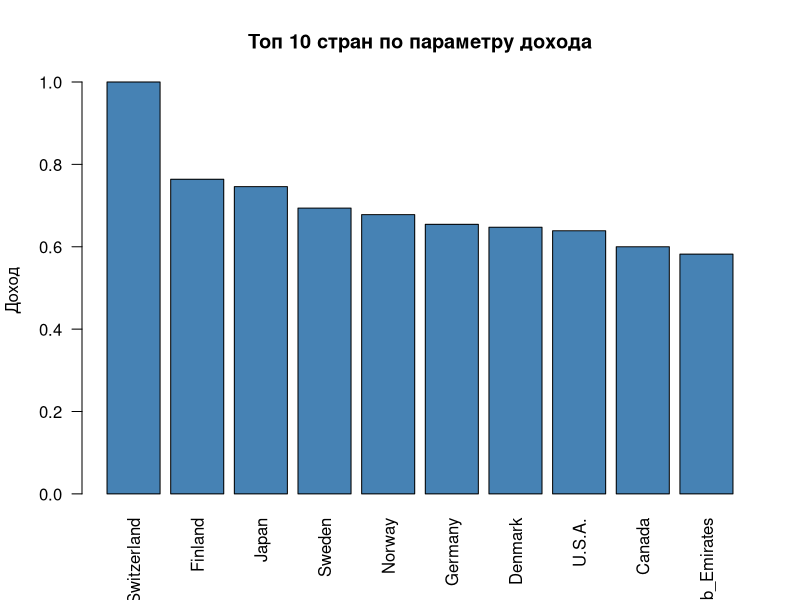
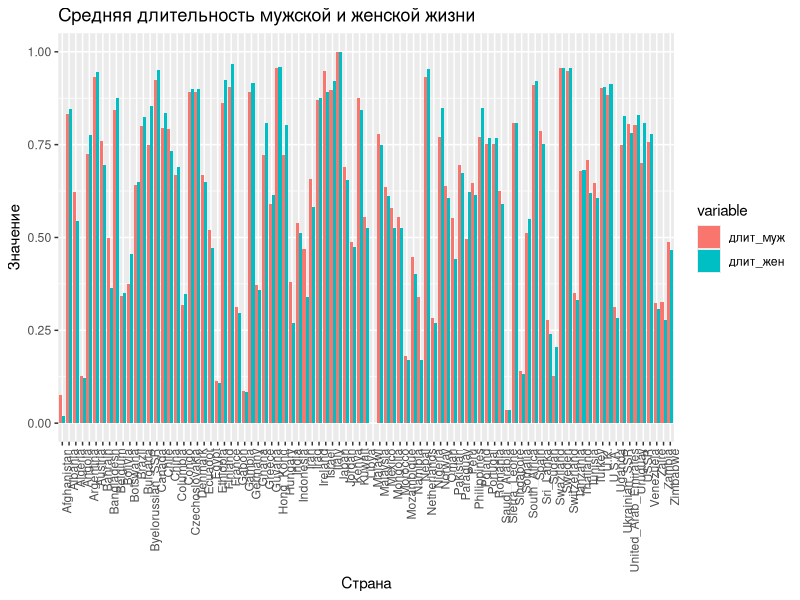

The R source for these figures, in order:
# Импортируем данные из CSV файла
data <- read.csv("zzz.csv", header = TRUE)

# Смотрим на первые несколько строк
head(data)

# Получаем общее описание данных
summar <- summary(data)
print(summar)

# Выводим размер датафрейма
dim(data)

# Находим уникальные значения для каждого столбца
sapply(data, function(x) length(unique(x)))

# Проверяем наличие пропущенных значений
sum(is.na(data))

# Получаем основные статистики для числовых столбцов
summary(data[, sapply(data, is.numeric)])

# Сортируем данные по убыванию значения
data <- data[order(-data$доход), ]

# Выбираем топ 10 стран
top_10 <- head(data[, c("страна", "доход")], 10)

# Создаем столбчатую диаграмму
barplot(top_10$доход,
        names.arg = top_10$страна,
        xlab = "",
        ylab = "Доход",
        main = "Топ 10 стран по параметру дохода",
        col = "steelblue",
        las=2
        )

# Создаем новый датафрейм с нормализованными значениями
data_plot <- data[, c("страна", "длит_муж", "длит_жен")]

# Преобразуем данные из широкого формата в длинный
library(reshape2)
data_long <- melt(data_plot, id.vars = "страна")

# Создаем столбчатую диаграмму
library(ggplot2)
ggplot(data_long, aes(x = страна, y = value, fill = variable)) +
  geom_bar(stat = "identity", position = "dodge") +
  labs(x = "Страна", y = "Значение", title = "Средняя длительность мужской и женской жизни") +
  theme(axis.text.x = element_text(angle = 90, hjust = 1))
